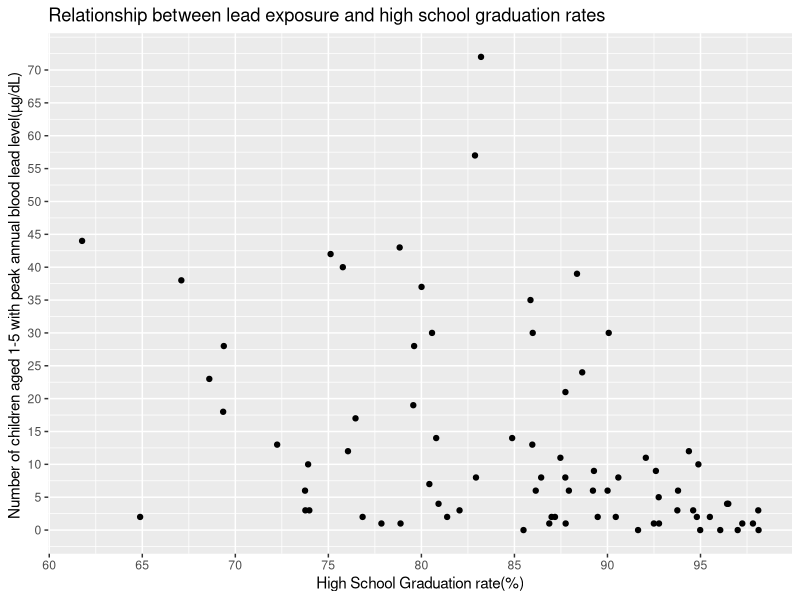

Write R code to recreate this figure.
## ---- chunk 1

library(readr)
library(ggplot2)
Chicago_Health_Data_ <- read_csv("Chicago Health Data .csv")
Chicago_Health_Data_$LDPC_22 <- as.numeric(Chicago_Health_Data_$LDPC_22)
Chicago_Health_Data_$EDB_21 <- as.numeric(Chicago_Health_Data_$EDB_21)

max_LDPC <- max(Chicago_Health_Data_$LDPC_22, na.rm = TRUE)
max_EDB <- max(Chicago_Health_Data_$EDB_21, na.rm = TRUE)


plot_1 <- ggplot(Chicago_Health_Data_, aes(x = EDB_21, y = LDPC_22)) + 
  geom_point() + 
  labs( x = "High School Graduation rate(%)",
        y = "Number of children aged 1-5 with peak annual blood lead level(µg/dL) ", 
        title = "Relationship between lead exposure and high school graduation rates") +
scale_y_continuous(breaks = seq(0, ceiling(max_LDPC), by = 5)) +
  scale_x_continuous(breaks = seq(0, ceiling(max_EDB), by = 5))

plot_1

